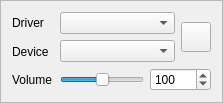
               <widget class="QFrame" name="frameDevice1">
                <property name="frameShape">
                 <enum>QFrame::StyledPanel</enum>
                </property>
                <layout class="QVBoxLayout" name="verticalLayout_8">
                 <item>
                  <layout class="QHBoxLayout" name="horizontalLayout_13">
                   <item>
                    <widget class="QWidget" name="widget_7" native="true">
                     <layout class="QVBoxLayout" name="verticalLayout_16">
                      <property name="leftMargin">
                       <number>0</number>
                      </property>
                      <property name="topMargin">
                       <number>0</number>
                      </property>
                      <property name="rightMargin">
                       <number>0</number>
                      </property>
                      <property name="bottomMargin">
                       <number>0</number>
                      </property>
                      <item>
                       <widget class="QLabel" name="labelDriverDevice1">
                        <property name="text">
                         <string>Driver</string>
                        </property>
                       </widget>
                      </item>
                      <item>
                       <widget class="QLabel" name="label_14">
                        <property name="text">
                         <string>Device</string>
                        </property>
                       </widget>
                      </item>
                      <item>
                       <widget class="QLabel" name="label_7">
                        <property name="text">
                         <string>Volume</string>
                        </property>
                       </widget>
                      </item>
                     </layout>
                    </widget>
                   </item>
                   <item>
                    <spacer name="horizontalSpacer_9">
                     <property name="orientation">
                      <enum>Qt::Horizontal</enum>
                     </property>
                     <property name="sizeType">
                      <enum>QSizePolicy::Fixed</enum>
                     </property>
                     <property name="sizeHint" stdset="0">
                      <size>
                       <width>2</width>
                       <height>20</height>
                      </size>
                     </property>
                    </spacer>
                   </item>
                   <item>
                    <widget class="QWidget" name="widget_8" native="true">
                     <layout class="QVBoxLayout" name="verticalLayout_13">
                      <property name="leftMargin">
                       <number>0</number>
                      </property>
                      <property name="topMargin">
                       <number>0</number>
                      </property>
                      <property name="rightMargin">
                       <number>0</number>
                      </property>
                      <property name="bottomMargin">
                       <number>0</number>
                      </property>
                      <item>
                       <layout class="QHBoxLayout" name="horizontalLayout_17">
                        <item>
                         <layout class="QVBoxLayout" name="verticalLayout_17">
                          <item>
                           <widget class="QComboBox" name="comboBoxDriver1"/>
                          </item>
                          <item>
                           <widget class="QComboBox" name="comboBoxDevice1"/>
                          </item>
                         </layout>
                        </item>
                        <item>
                         <widget class="QPushButton" name="deleteButtonDevice1">
                          <property name="minimumSize">
                           <size>
                            <width>30</width>
                            <height>30</height>
                           </size>
                          </property>
                          <property name="maximumSize">
                           <size>
                            <width>30</width>
                            <height>30</height>
                           </size>
                          </property>
                          <property name="icon">
                           <iconset resource="../../res.qrc">
                            <normaloff>:/icons/res/delete2.png</normaloff>:/icons/res/delete2.png</iconset>
                          </property>
                          <property name="iconSize">
                           <size>
                            <width>30</width>
                            <height>30</height>
                           </size>
                          </property>
                         </widget>
                        </item>
                       </layout>
                      </item>
                      <item>
                       <layout class="QHBoxLayout" name="horizontalLayout_10">
                        <item>
                         <widget class="QSlider" name="sliderDevice1">
                          <property name="maximum">
                           <number>200</number>
                          </property>
                          <property name="value">
                           <number>100</number>
                          </property>
                          <property name="orientation">
                           <enum>Qt::Horizontal</enum>
                          </property>
                         </widget>
                        </item>
                        <item>
                         <widget class="QSpinBox" name="spinBoxDevice1">
                          <property name="maximum">
                           <number>10000</number>
                          </property>
                          <property name="value">
                           <number>100</number>
                          </property>
                          <property name="displayIntegerBase">
                           <number>10</number>
                          </property>
                         </widget>
                        </item>
                       </layout>
                      </item>
                     </layout>
                    </widget>
                   </item>
                  </layout>
                 </item>
                </layout>
               </widget>
